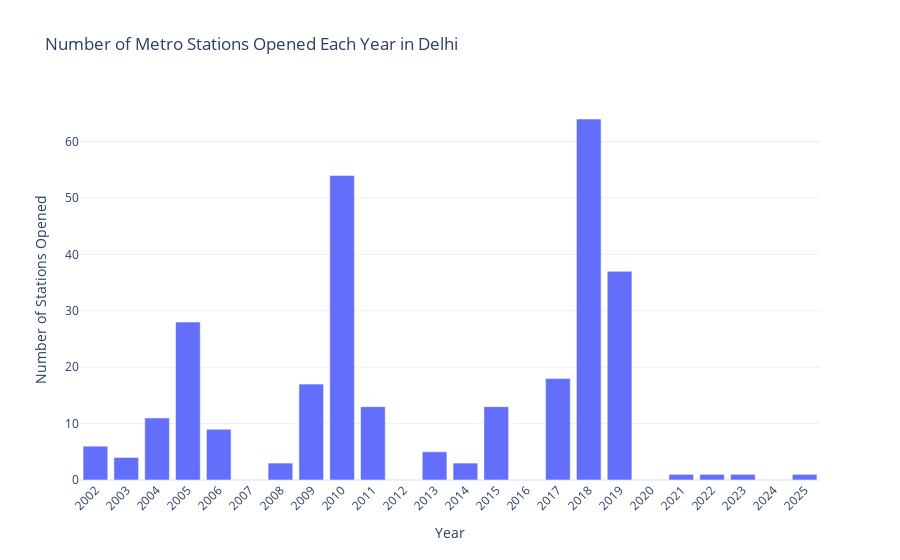

The notebook cell this image was saved under:
### Code cell
# Convert to datetime
metro_data['Opening Date'] = pd.to_datetime(metro_data['Opening Date'], errors='coerce')

# Drop invalid dates
metro_data = metro_data.dropna(subset=['Opening Date'])

# Extract year
metro_data['Opening Year'] = metro_data['Opening Date'].dt.year

# Count number of stations per year
stations_per_year = metro_data['Opening Year'].value_counts().sort_index()
stations_per_year_df = stations_per_year.reset_index()
stations_per_year_df.columns = ['Year', 'Number of Stations']

# Plotting
fig = px.bar(stations_per_year_df, x ='Year', y ='Number of Stations',
             title="Number of Metro Stations Opened Each Year in Delhi",
             labels={'Year': 'Year', 'Number of Stations': 'Number of Stations Opened'})

fig.update_layout(xaxis_tickangle=-45, xaxis=dict(tickmode='linear'),
                  yaxis=dict(title='Number of Stations Opened'),
                  xaxis_title="Year")

fig.show()

### Figure 1 — Plotly figure (JSON) as saved in the notebook; plotly's stock layout.template omitted (floating-point values rounded to 4 significant figures)
{"data": [{"hovertemplate": "Year=%{x}<br>Number of Stations Opened=%{y}<extra></extra>", "legendgroup": "", "marker": {"color": "#636efa", "pattern": {"shape": ""}}, "name": "", "orientation": "v", "showlegend": false, "textposition": "auto", "type": "bar", "x": [2002, 2003, 2004, 2005, 2006, 2008, 2009, 2010, 2011, 2013, 2014, 2015, 2017, 2018, 2019, 2021, 2022, 2023, 2025], "xaxis": "x", "y": [6, 4, 11, 28, 9, 3, 17, 54, 13, 5, 3, 13, 18, 64, 37, 1, 1, 1, 1], "yaxis": "y"}], "layout": {"barmode": "relative", "legend": {"tracegroupgap": 0}, "title": {"text": "Number of Metro Stations Opened Each Year in Delhi"}, "xaxis": {"anchor": "y", "domain": [0, 1], "tickangle": -45, "tickmode": "linear", "title": {"text": "Year"}}, "yaxis": {"anchor": "x", "domain": [0, 1], "title": {"text": "Number of Stations Opened"}}}}
